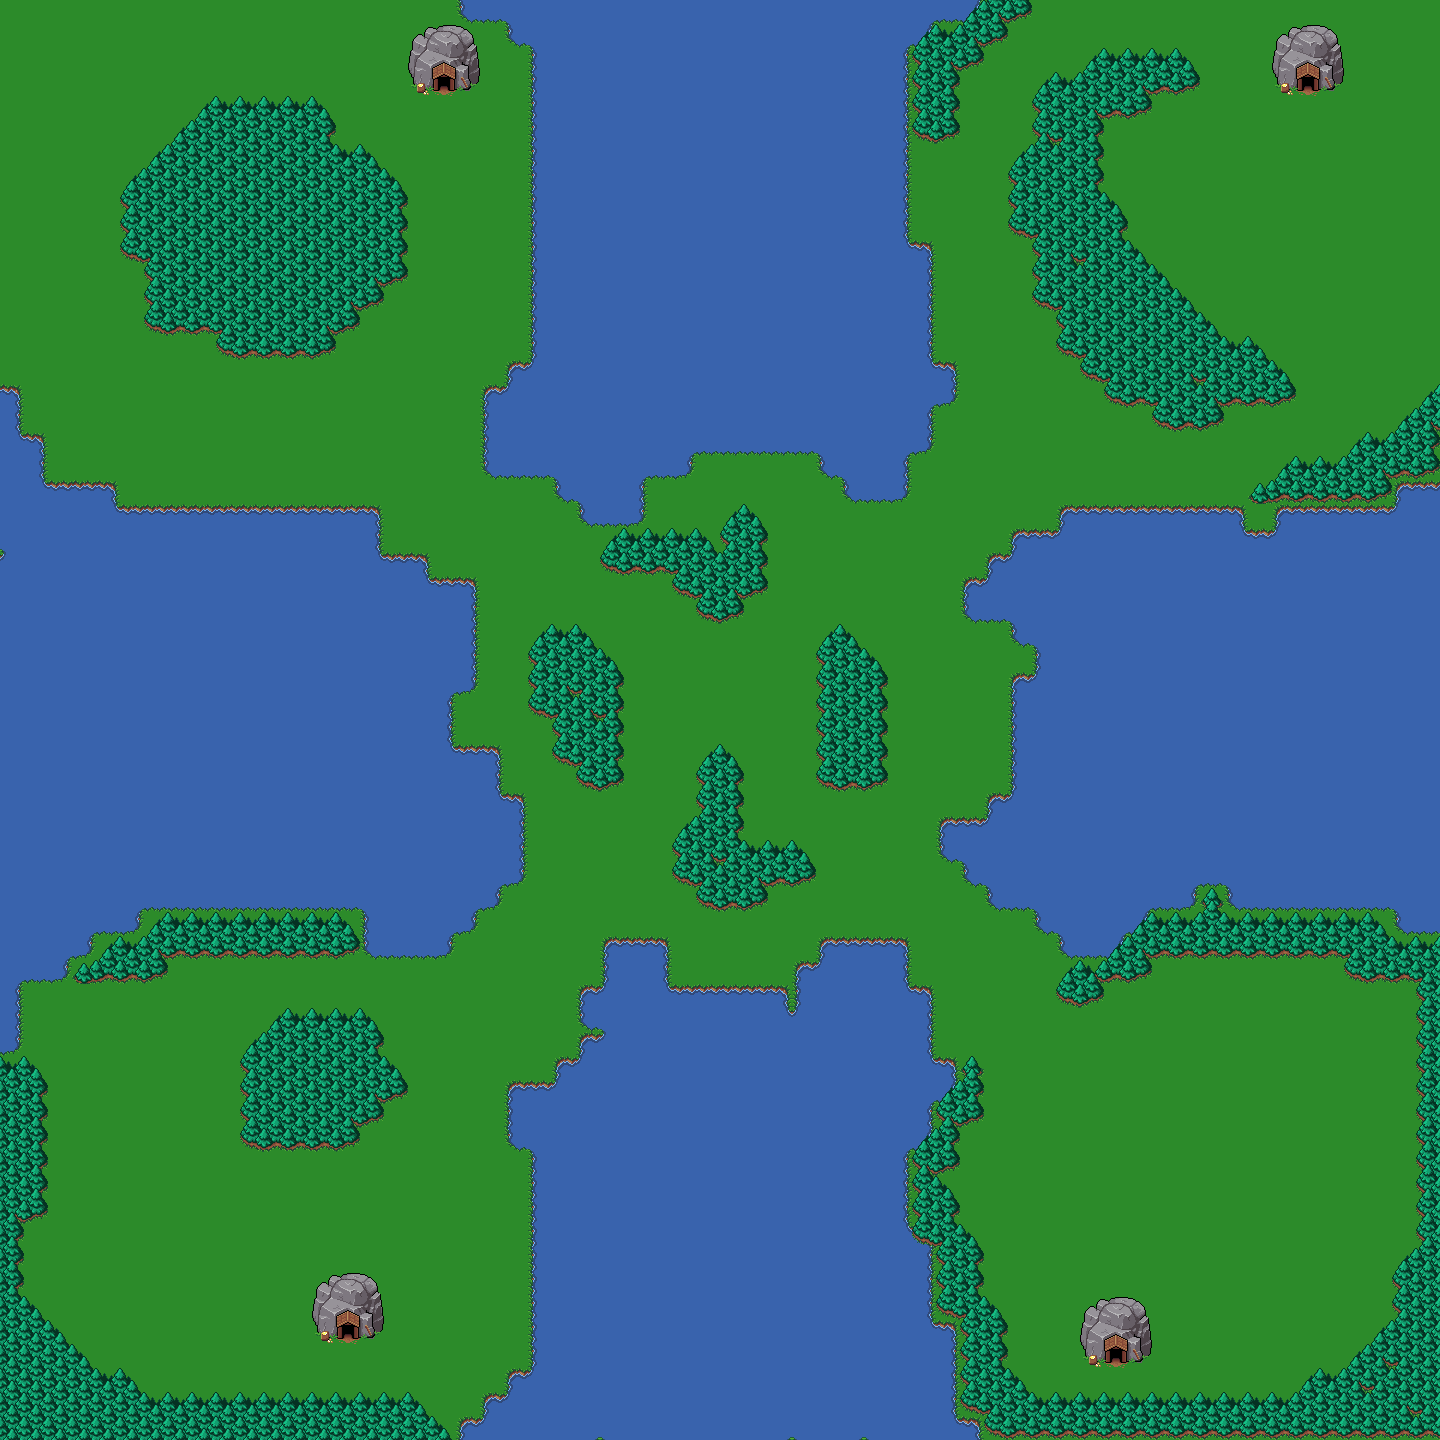

Rendered tile map (Tiled .tmx) drawn with the repository's tilesets; below, a short description and the map source with its tile grids summarised:
An orthogonal 60x60 tile map with 24x24 px tiles, 2 tile layers (Background, Foreground), 4 tilesets.

<map version="1.8" tiledversion="1.8.2" orientation="orthogonal" renderorder="right-down" width="60" height="60" tilewidth="24" tileheight="24" infinite="0" nextlayerid="3" nextobjectid="1">
 <tileset firstgid="1" source="bgd_grass.tsx" />
 <tileset firstgid="2" source="bgd_water.tsx" />
 <tileset firstgid="50" source="bgd_trees.tsx" />
 <tileset firstgid="98" source="gold_mine.tsx" />
 <layer id="1" name="Background" width="60" height="60">
  <data>[3600 cells, 3600 non-empty, 14 distinct tile ids]</data>
 </layer>
 <layer id="2" name="Foreground" width="60" height="60">
  <data>[3600 cells, 591 non-empty, 26 distinct tile ids]</data>
 </layer>
</map>